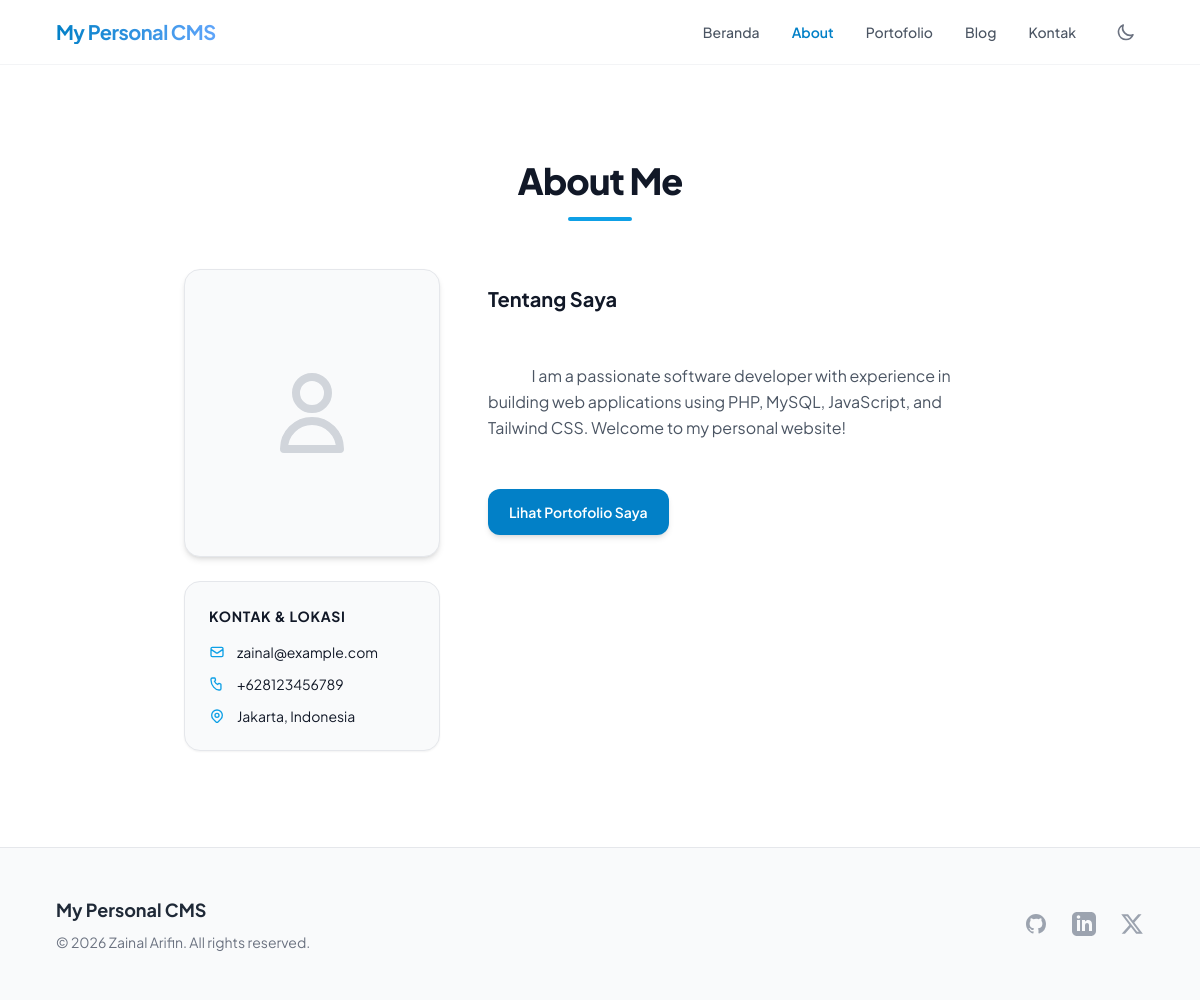
Page /about.php on the committed database.
### tables this page shows
CREATE TABLE IF NOT EXISTS settings (
    id INT AUTO_INCREMENT PRIMARY KEY,
    setting_key VARCHAR(100) NOT NULL UNIQUE,
    setting_value TEXT NULL
);

### includes/functions.php (called while the page is built, shortened)
<?php
require_once __DIR__ . '/config.php';
function sanitize($data) {
    return htmlspecialchars(trim($data), ENT_QUOTES, 'UTF-8');
}
function get_setting($key, $default = '') {
    global $pdo;
    try {
        $stmt = $pdo->prepare("SELECT setting_value FROM settings WHERE setting_key = ?");
        $stmt->execute([$key]);
        $row = $stmt->fetch();
        return $row ? $row['setting_value'] : $default;
    } catch (PDOException $e) {
        return $default;
    }
}

### about.php (the view, shortened to what this page needs)
<?php
require_once __DIR__ . '/includes/header.php';
$aboutTitle = get_setting('about_title', 'About Me');
$aboutText = get_setting('about_text', '');
$aboutImage = get_setting('about_image', '');
$contactEmail = get_setting('contact_email');
$contactPhone = get_setting('contact_phone');
$contactAddress = get_setting('contact_address');
?>
<div class="max-w-4xl mx-auto px-4 sm:px-6 lg:px-8 py-16 md:py-24 space-y-12">
    <div class="text-center space-y-4">
        <h1 class="text-3xl sm:text-4xl font-extrabold tracking-tight text-gray-900 dark:text-white"><?= sanitize($aboutTitle) ?></h1>
        <div class="w-16 h-1 bg-brand-500 mx-auto rounded-full"></div>
    </div>
    <div class="grid grid-cols-1 md:grid-cols-3 gap-8 items-start">
        <div class="md:col-span-1 space-y-6">
            <div class="w-full h-72 rounded-2xl overflow-hidden border border-gray-200 dark:border-gray-800 shadow-md bg-gray-50 dark:bg-gray-900 flex items-center justify-center">
                <?php if (!empty($aboutImage) && file_exists('assets/images/' . $aboutImage)): ?>
                    <img src="<?= BASE_URL . 'assets/images/' . $aboutImage ?>" alt="Profile Photo" class="w-full h-full object-cover">
                <?php else: ?>
                    <svg class="w-24 h-24 text-gray-300" fill="none" stroke="currentColor" viewBox="0 0 24 24"><path stroke-linecap="round" stroke-linejoin="round" stroke-width="2" d="M16 7a4 4 0 11-8 0 4 4 0 018 0zM12 14a7 7 0 00-7 7h14a7 7 0 00-7-7z"/></svg>
                <?php endif; ?>
            </div>
            <div class="bg-gray-50 dark:bg-gray-900 border border-gray-150 dark:border-gray-800 rounded-2xl p-6 space-y-4 shadow-sm">
                <h3 class="text-sm font-bold text-gray-900 dark:text-white uppercase tracking-wider">Kontak & Lokasi</h3>
                <div class="space-y-3 text-sm text-gray-650 dark:text-gray-400">
                    <?php if (!empty($contactEmail)): ?>
                        <div class="flex items-center space-x-3">
                            <svg class="w-4 h-4 text-brand-500" fill="none" stroke="currentColor" viewBox="0 0 24 24"><path stroke-linecap="round" stroke-linejoin="round" stroke-width="2" d="M3 8l7.89 5.26a2 2 0 002.22 0L21 8M5 19h14a2 2 0 002-2V7a2 2 0 00-2-2H5a2 2 0 00-2 2v10a2 2 0 002 2z"/></svg>
                            <span class="truncate"><?= sanitize($contactEmail) ?></span>
                        </div>
                    <?php endif; ?>
                    <?php if (!empty($contactPhone)): ?>
                        <div class="flex items-center space-x-3">
                            <span><?= sanitize($contactPhone) ?></span>
                        </div>
                    <?php endif; ?>
                    <?php if (!empty($contactAddress)): ?>
                        <div class="flex items-start space-x-3">
                            <span><?= sanitize($contactAddress) ?></span>
                        </div>
                    <?php endif; ?>
                </div>
            </div>
        </div>
        <div class="md:col-span-2 bg-white dark:bg-gray-950 p-2 md:p-4 space-y-6">
            <h2 class="text-xl font-bold text-gray-900 dark:text-white">Tentang Saya</h2>
            <div class="text-gray-600 dark:text-gray-400 leading-relaxed space-y-4 whitespace-pre-wrap">
                <?= sanitize($aboutText) ?>
            </div>
            <div class="pt-6">
                <a href="<?= BASE_URL ?>portfolio.php" class="inline-flex items-center px-5 py-3 border border-transparent rounded-xl shadow-md text-sm font-semibold text-white bg-brand-600 hover:bg-brand-700 transition-colors transform hover:-translate-y-0.5 duration-150">
                    Lihat Portofolio Saya
                </a>
            </div>
        </div>
    </div>
</div>
<?php
require_once __DIR__ . '/includes/footer.php';
?>

### includes/header.php (shortened to what this page needs)
<?php
require_once __DIR__ . '/config.php';
require_once __DIR__ . '/functions.php';
$currentPage = basename($_SERVER['PHP_SELF']);
function isFrontendActive($pageNames, $currentPage) {
    $pages = is_array($pageNames) ? $pageNames : [$pageNames];
    return in_array($currentPage, $pages) ? 'text-brand-600 dark:text-brand-400 font-semibold' : 'text-gray-600 dark:text-gray-300 hover:text-brand-600 dark:hover:text-brand-400 font-medium';
}
?>
<!DOCTYPE html>
<html lang="en" class="h-full">
<head>
    <script src="https://cdn.tailwindcss.com"></script>
</head>
<body class="bg-white dark:bg-gray-950 text-gray-900 dark:text-gray-150 min-h-full flex flex-col transition-colors duration-200">
    <header class="sticky top-0 z-50 bg-white/80 dark:bg-gray-950/80 backdrop-blur-md border-b border-gray-100 dark:border-gray-900">
        <div class="max-w-6xl mx-auto px-4 sm:px-6 lg:px-8">
            <div class="flex justify-between items-center h-16">
                <div class="flex-shrink-0">
                    <a href="<?= BASE_URL ?>index.php" class="text-xl font-bold bg-gradient-to-r from-brand-600 to-blue-400 bg-clip-text text-transparent tracking-tight">
                    </a>
                </div>
                <nav class="hidden md:flex space-x-8 items-center">
                    <a href="<?= BASE_URL ?>index.php" class="text-sm transition-colors duration-150 <?= isFrontendActive('index.php', $currentPage) ?>">Beranda</a>
                    <a href="<?= BASE_URL ?>about.php" class="text-sm transition-colors duration-150 <?= isFrontendActive('about.php', $currentPage) ?>">About</a>
                    <a href="<?= BASE_URL ?>portfolio.php" class="text-sm transition-colors duration-150 <?= isFrontendActive('portfolio.php', $currentPage) ?>">Portofolio</a>
                    <a href="<?= BASE_URL ?>blog.php" class="text-sm transition-colors duration-150 <?= isFrontendActive(['blog.php', 'single.php'], $currentPage) ?>">Blog</a>
                    <a href="<?= BASE_URL ?>contact.php" class="text-sm transition-colors duration-150 <?= isFrontendActive('contact.php', $currentPage) ?>">Kontak</a>
                    <button id="themeToggleBtn" class="p-2 rounded-full text-gray-500 dark:text-gray-400 hover:bg-gray-100 dark:hover:bg-gray-900 focus:outline-none transition-colors">
                        <svg id="moonIconFront" class="w-5 h-5" fill="none" stroke="currentColor" viewBox="0 0 24 24"><path stroke-linecap="round" stroke-linejoin="round" stroke-width="2" d="M20.354 15.354A9 9 0 018.646 3.646 9.003 9.003 0 0012 21a9.003 9.003 0 008.354-5.646z"/></svg>
                    </button>
                </nav>
            </div>
        </div>
    </header>
    <main class="flex-grow">

### includes/footer.php (shortened to what this page needs)
    </main>
    <footer class="bg-gray-50 dark:bg-gray-950 border-t border-gray-150 dark:border-gray-900 transition-colors duration-200">
        <div class="max-w-6xl mx-auto px-4 sm:px-6 lg:px-8 py-12">
            <div class="flex flex-col md:flex-row justify-between items-center space-y-6 md:space-y-0">
                <div class="text-center md:text-left">
                    <span class="text-lg font-bold text-gray-800 dark:text-white"><?= sanitize(get_setting('site_name', 'Personal CMS')) ?></span>
                    <p class="mt-2 text-sm text-gray-500 dark:text-gray-400">&copy; <?= date('Y') ?> Zainal Arifin. All rights reserved.</p>
                </div>
                <div class="flex space-x-6">
                    <?php
                        $github = get_setting('social_github');
                        $linkedin = get_setting('social_linkedin');
                        $twitter = get_setting('social_twitter');
                    ?>
                    <?php if (!empty($github)): ?>
                        <a href="<?= sanitize($github) ?>" target="_blank" class="text-gray-400 hover:text-brand-600 transition-colors">
                        </a>
                    <?php endif; ?>
                    <?php if (!empty($linkedin)): ?>
                        <a href="<?= sanitize($linkedin) ?>" target="_blank" class="text-gray-400 hover:text-brand-600 transition-colors">
                        </a>
                    <?php endif; ?>
                    <?php if (!empty($twitter)): ?>
                        <a href="<?= sanitize($twitter) ?>" target="_blank" class="text-gray-400 hover:text-brand-600 transition-colors">
                            <svg class="h-6 w-6" fill="currentColor" viewBox="0 0 24 24"><path d="M18.244 2.25h3.308l-7.227 8.26 8.502 11.24H16.17l-5.214-6.817L4.99 21.75H1.68l7.73-8.835L1.254 2.25H8.08l4.713 6.231zm-1.161 17.52h1.833L7.084 4.126H5.117z"/></svg>
                        </a>
                    <?php endif; ?>
                </div>
            </div>
        </div>
    </footer>
</body>
</html>

### includes/header.php (style rules this page uses)
body { font-family: 'Plus Jakarta Sans', sans-serif; }

### rows in the picture
settings: setting_value "About Me"
settings: setting_value "zainal@example.com"
settings: setting_value "+628123456789"
settings: setting_value "Jakarta, Indonesia"
settings: setting_value "I am a passionate software developer with experience in building web applications using PHP, MySQL, JavaScript, and Tailwind CSS. Welcome to my personal website!"
settings: setting_value "My Personal CMS"
